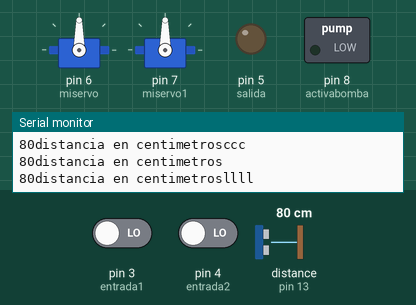
Simulated run of this sketch. Board: Arduino Uno, built with avr-gcc and run on an emulated ATmega328P. On the bench: 2 × servo, switched loads named in the sketch (green lamp = pin HIGH), output pins drawn as LEDs (lit = HIGH), the last lines printed to the serial monitor. Wiring (inferred from the names in the program): ultrasonic range finder: trigger pin 12; echo pin 13. The test bench sets the inputs (shaded band); at power-on: distance to the obstacle (sensor on pin 13) 80 cm, pin 3 (entrada1) LOW, pin 4 (entrada2) LOW. The echo pulse lasts 58.3 µs per cm; pins used as bus, display or sensor lines are not drawn.

Above: at 1.2 s.
1.3 s: distance to the obstacle (sensor on pin 13) set to 16 cm
4.3 s: distance to the obstacle (sensor on pin 13) set to 13 cm
At 5.8 s:
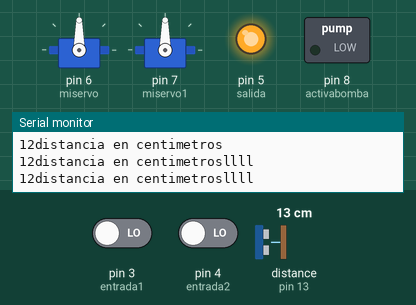
Timing chart, 0 to 7.3 s (numbered marks = the images above; inputs shaded):
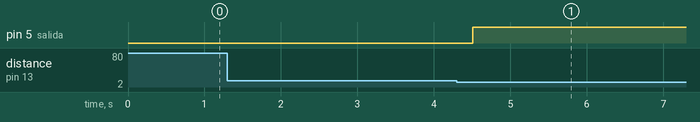

Measured:
- the behaviour switches between 15 and 14 cm on distance to the obstacle (sensor on pin 13) (found by bisection; images 0 and 1)
- after the input at 4.3 s, pin 5 (salida): LOW → HIGH after 0.21 s

The sketch:

circuito_combinatorio_programa_final.ino
```cpp
/* programa de circuito secuencial Ricardo García
*/

#include <Servo.h>
/*
 Sensor de Ultrasonico HC-SR04 con Arduino

Conexiones:
 - TRIG al pin D12
 - ECHO al pin D13
***/
#define PIN_TRIG 12
#define PIN_ECO  13
int entrada1=3;
int entrada2=4;
int salida=5;
int altobajo1=0;
int altobajo2=0;
int activabomba=8;
Servo miservo;
Servo miservo1;
void setup() {
  // Inicializacion de la comunicacion serial
  Serial.begin (9600);
  // Inicializacion de pines digitales
  pinMode(PIN_TRIG, OUTPUT);
  pinMode(PIN_ECO, INPUT);
  pinMode(entrada1, INPUT);
  pinMode(entrada2, INPUT);
  pinMode(salida, OUTPUT);
  pinMode(activabomba,OUTPUT);
  miservo.attach(6);
  miservo1.attach(7);
}
void loop() {
  altobajo1=digitalRead(3);
  altobajo2=digitalRead(4);
  long duracion, distancia;  // Variables

  /* Hacer el disparo */
  digitalWrite(PIN_TRIG, LOW);
  delayMicroseconds(2);
  digitalWrite(PIN_TRIG, HIGH);  // Flanco ascendente
  delayMicroseconds(10);        // Duracion del pulso
  digitalWrite(PIN_TRIG, LOW);  // Flanco descendente

  /* Recepcion del eco de respuesta */
  duracion = pulseIn(PIN_ECO, HIGH);

  /* Calculo de la distancia efectiva */
  distancia = (duracion/2) / 29;
  Serial.print(distancia);
   Serial.println("distancia en centimetros");
  if(altobajo1==HIGH && distancia >=13){
  digitalWrite(activabomba,HIGH);
   miservo.write(0);
   delay(1000);
   miservo.write(180);
   delay(1000);
   miservo.write(0);
   delay(3000);

  Serial.print(distancia);
   Serial.println("distancia en centimetroskkkk");
}

else{
  Serial.print(distancia);
   Serial.println("distancia en centimetrosllll");
   digitalWrite(activabomba,LOW);
  }
 if(altobajo2==HIGH && distancia >=13){
  digitalWrite(activabomba,HIGH);
   miservo1.write(0);
   delay(1000);
   miservo1.write(180);
   delay(1000);
   miservo1.write(0);
   delay(3000);

  Serial.print(distancia);
   Serial.println("distancia en centimetroskkkk");
}

else{
  Serial.print(distancia);
   Serial.println("distancia en centimetrosllll");
   digitalWrite(activabomba,LOW);
  }
if (distancia<=13){
  digitalWrite(salida,HIGH);
  digitalWrite(activabomba,LOW);
}

else{
  Serial.print(distancia);
   Serial.println("distancia en centimetrosccc");

}
}
```
